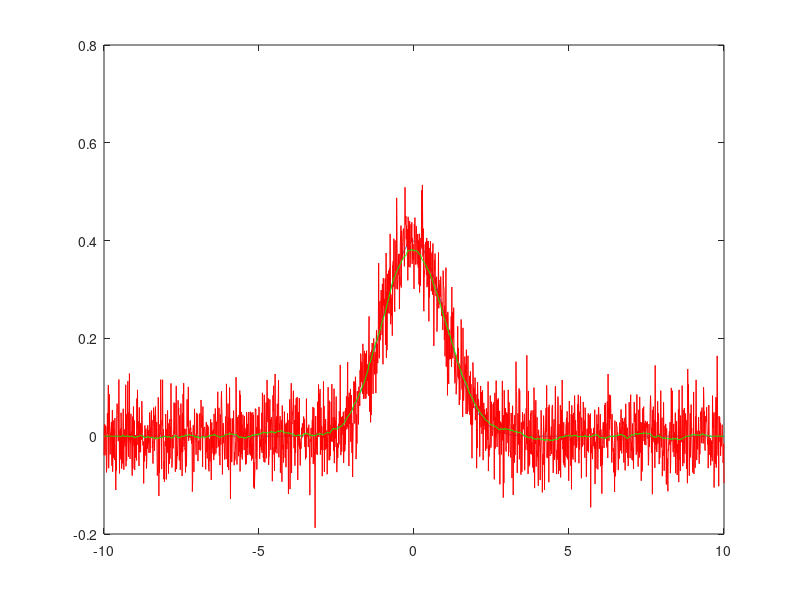

Reproduce this figure in MATLAB.
close all;
clear all;
sig = 1;
mu = 0;


X = [-10:0.01:10];


Y = 1./(sig*sqrt(2*pi)) .* exp(-((X-mu).^2 / (2*(sig^2))));
plot(X,Y);
hold on;
Bruit = 0.05*randn(1,length(X));

Z = Y + Bruit;
plot(X,Z,'r');

nEch = 100;

nPts = length(Z);

res = zeros(1,nPts);
for i =(floor(nEch/2)+1):(nPts-floor(nEch/2))
    res(i) = mean(Z(i-floor(nEch/2):i+floor(nEch/2)));
end

plot(X,res,'g');
    


